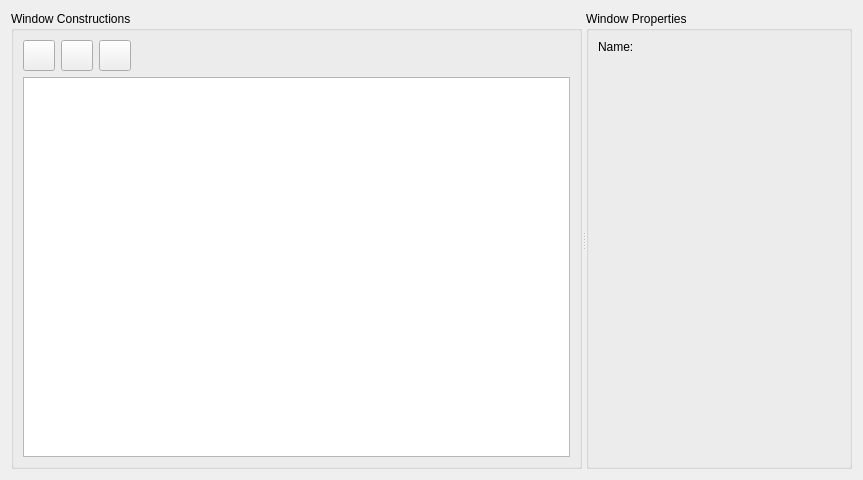
<?xml version="1.0" encoding="UTF-8"?>
<ui version="4.0">
 <class>SVDBWindowEditWidget</class>
 <widget class="QWidget" name="SVDBWindowEditWidget">
  <property name="geometry">
   <rect>
    <x>0</x>
    <y>0</y>
    <width>863</width>
    <height>480</height>
   </rect>
  </property>
  <property name="windowTitle">
   <string>Window Database</string>
  </property>
  <layout class="QVBoxLayout" name="verticalLayout_2">
   <item>
    <widget class="QSplitter" name="splitter">
     <property name="orientation">
      <enum>Qt::Horizontal</enum>
     </property>
     <widget class="QGroupBox" name="groupBox">
      <property name="title">
       <string>Window Constructions</string>
      </property>
      <layout class="QVBoxLayout" name="verticalLayout">
       <item>
        <layout class="QHBoxLayout" name="horizontalLayout">
         <item>
          <widget class="QToolButton" name="toolButtonAdd">
           <property name="icon">
            <iconset resource="../resources/SIM-VICUS.qrc">
             <normaloff>:/gfx/actions/24x24/plus.png</normaloff>:/gfx/actions/24x24/plus.png</iconset>
           </property>
           <property name="iconSize">
            <size>
             <width>24</width>
             <height>24</height>
            </size>
           </property>
          </widget>
         </item>
         <item>
          <widget class="QToolButton" name="toolButtonCopy">
           <property name="icon">
            <iconset resource="../resources/SIM-VICUS.qrc">
             <normaloff>:/gfx/actions/24x24/editcopy.png</normaloff>:/gfx/actions/24x24/editcopy.png</iconset>
           </property>
           <property name="iconSize">
            <size>
             <width>24</width>
             <height>24</height>
            </size>
           </property>
          </widget>
         </item>
         <item>
          <widget class="QToolButton" name="toolButtonRemove">
           <property name="icon">
            <iconset resource="../resources/SIM-VICUS.qrc">
             <normaloff>:/gfx/actions/24x24/minus.png</normaloff>:/gfx/actions/24x24/minus.png</iconset>
           </property>
           <property name="iconSize">
            <size>
             <width>24</width>
             <height>24</height>
            </size>
           </property>
          </widget>
         </item>
         <item>
          <spacer name="horizontalSpacer">
           <property name="orientation">
            <enum>Qt::Horizontal</enum>
           </property>
           <property name="sizeHint" stdset="0">
            <size>
             <width>708</width>
             <height>20</height>
            </size>
           </property>
          </spacer>
         </item>
        </layout>
       </item>
       <item>
        <widget class="QTableWidget" name="tableWidget">
         <property name="selectionMode">
          <enum>QAbstractItemView::SingleSelection</enum>
         </property>
         <property name="selectionBehavior">
          <enum>QAbstractItemView::SelectRows</enum>
         </property>
         <attribute name="verticalHeaderVisible">
          <bool>false</bool>
         </attribute>
        </widget>
       </item>
      </layout>
     </widget>
     <widget class="QGroupBox" name="groupBoxEditProperties">
      <property name="title">
       <string>Window Properties</string>
      </property>
      <layout class="QGridLayout" name="gridLayout">
       <item row="1" column="0">
        <widget class="QLabel" name="label">
         <property name="text">
          <string>Name:</string>
         </property>
        </widget>
       </item>
       <item row="3" column="1">
        <spacer name="verticalSpacer">
         <property name="orientation">
          <enum>Qt::Vertical</enum>
         </property>
         <property name="sizeHint" stdset="0">
          <size>
           <width>20</width>
           <height>392</height>
          </size>
         </property>
        </spacer>
       </item>
       <item row="1" column="1">
        <widget class="QtExt::LanguageStringEditWidget1" name="nameEditWidget" native="true">
         <property name="sizePolicy">
          <sizepolicy hsizetype="Expanding" vsizetype="Preferred">
           <horstretch>0</horstretch>
           <verstretch>0</verstretch>
          </sizepolicy>
         </property>
         <property name="minimumSize">
          <size>
           <width>200</width>
           <height>0</height>
          </size>
         </property>
        </widget>
       </item>
      </layout>
     </widget>
    </widget>
   </item>
  </layout>
 </widget>
 <customwidgets>
  <customwidget>
   <class>QtExt::LanguageStringEditWidget1</class>
   <extends>QWidget</extends>
   <header location="global">QtExt_LanguageStringEditWidget1.h</header>
   <container>1</container>
  </customwidget>
 </customwidgets>
 <resources>
  <include location="../resources/SIM-VICUS.qrc"/>
 </resources>
 <connections/>
</ui>
